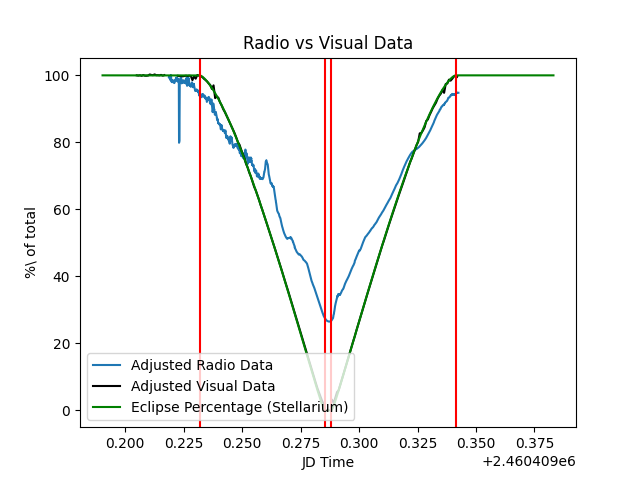

Here is the Python script that generated this plot:
from astropy.io import fits
import matplotlib.pyplot as plt
from astropy.time import Time
from matplotlib import dates
import numpy as np
import pandas as pd
import csv
import scipy.signal
import datetime 
#from sqlalchemy import null

"""Data from the fits file"""
hdu1 = fits.open("../data/20240408-171452_TPI-PROJ01-SUN_02#_01#.fits")
data = hdu1[1].data
t = Time(data['jd'], format='jd')
date = data['jd']
t = t.plot_date
r_pol = data['RIGHT_POL']
#len date 9935

"""code used to find the indexes of the 1-4 contact"""

#These times were found with an online calculator using uca's posted eclipse times
contact1st = 2460409.231829
contact2nd = 2460409.285475
contact3rd = 2460409.288160
contact4th = 2460409.341400

#These times were found just using math and python lists
final = date[-1]
pre1st = contact1st - (final - contact4th)

#these are the indexes of each of the times above in the date[] list
index_pre = 0
index_1st = 0
index_2nd = 0
index_3rd = 0
index_4th = 0
index_final = 0
epsilon = 1e-6 #Tolerance

#"""Finds pre1st contact index"""
for i in range(len(date)):
    if (pre1st - date[i]) < epsilon:
        index_pre = i
        #print("found pre1st index", index_pre)
        break

#"""Finds 1st contact index"""
for i in range(len(date)):
    if (contact1st - date[i]) < epsilon:
        index_1st = i
        #print("found 1st index", index_1st)
        break

#"""Finds 2nd contact index"""
for i in range(len(date)):
    if (contact2nd - date[i]) < epsilon:
        index_2nd = i
        #print("found 2nd index", index_2nd)
        break

#"""Finds 3rd contact index"""
for i in range(len(date)):
    if (contact3rd - date[i]) < epsilon:
        index_3rd = i
        #print("found 3rd index", index_3rd)
        break

#"""Finds 4th contact index"""
for i in range(len(date)):
    if (contact4th - date[i]) < epsilon:
        index_4th = i
        #print("found 4th index", index_4th)
        break

#"""Finds final data index"""
for i in range(len(date)):
    if (final - date[i]) < epsilon:
        index_final = i
        #print("found final index", index_final)
        break

"""Code to calculate line of adjustment"""
#calculates average magnitude of the amount of time before 1st contact that is available post 4th contact
sum = 0
dif = index_1st - index_pre
for i in range(index_pre, index_1st):
    sum = sum + r_pol[i]
pre_average = sum/dif
#print(pre_average)

#calculates average magnitude after 4th contact
sum = 0
dif = index_final - index_4th
for i in range(index_4th, index_final):
    sum = sum + r_pol[i]
post_average = sum/dif
#print(post_average)

#calculates how much the last values in the data need to be adjusted
adj_num = pre_average - post_average

#Creates the linear adjustment function
m = adj_num/(date[-1]- date[index_1st])
adjustment_function = []

#This part sets the part of the function from 0 to 1st contact to 0 as to not effect that first part with the adjustment function.
for i in range(0, index_1st):
    adjustment_function.append(0)

#This part is the adjustment function, which affects the data from 1st contact to the last point of data.
for i in range(index_1st, index_final+1):
    adjustment_function.append(m*(date[i]- date[index_1st]))

"""Making Visual Data counts into percentage"""

def read_lines():
    with open('../data/PixelCount.csv', 'rU') as data:
        reader = csv.reader(data)
        for row in reader:
            yield [ float(i) for i in row ]

#time and count lists
xy = list(read_lines())
count = xy[0][:]
time = xy[1][:]

def read_lines2():
    with open('../Time Test/timeframe test/clockjd.csv', 'rU') as data:
        reader = csv.reader(data)
        for row in reader:
            yield [ float(i) for i in row ]
x = list(read_lines2())
clocktime = x[0][:]

cti1 = 0
cti2 = 0
cti3 = 0
cti4 = 0
error1 = 1
error2 = 1

for i in range(len(count)):
    if(count[i] == 91537):#cuts out the no signal section
        count[i] = None
    if(abs(contact2nd - clocktime[i]) <= error1):
        error1 = abs(clocktime[i] - contact2nd)
        cti1 =i
    if(abs(clocktime[i] - contact3rd) <= error2):
        error2 = abs(clocktime[i] - contact3rd)
        cti2 = i
for i in range(cti1, cti2):
    count[i] = None
for i in range(1):
    count[i] = None


#makes the data out of 100%
sum = 0
for i in range(1,11):
    sum += count[i]
topaverage = sum/10

percentcount = np.array(count)
for i in range(len(count)):
    if(percentcount[i] != None):
        percentcount[i] = (percentcount[i]*100)/topaverage
percentcount = percentcount.tolist()

r_pol_filter = scipy.signal.savgol_filter(r_pol + adjustment_function, 51, 0) #smoothed radio data

rpolerror = 6.372 #found the highest point above 100 and subtracted it from the rest

'''Light Sensor Data'''
# Read the CSV file into a DataFrame
df = pd.read_csv("../data/light_sensor.csv")

time_sensor = df["Run 2: Time (h)"]
illumination_sensor = df["Run 2: Illumination (lux)"]/1080
uvb_sensor = df["Run 2: UVB Intensity (mW/m²)"]/6.3
uva_sensor = df["Run 2: UVA Intensity (mW/m²)"]/108

time_sensor = time_sensor.values.tolist()
illumination_sensor = illumination_sensor.values.tolist()
uvb_sensor = uvb_sensor.values.tolist()
uva_sensor = uva_sensor.values.tolist()
jd_sensor = []

for i in range(len(time_sensor)):
    CST = datetime.datetime.fromisoformat('2024-04-08T'+time_sensor[i])
    ts = datetime.datetime.timestamp(CST)
    UTC = datetime.datetime.fromtimestamp(ts, datetime.timezone.utc)

    pdts = pd.Timestamp(UTC)
    jd = pdts.to_julian_date()
    jd_sensor.append(jd)



# Adding the Stellarium data

stellarium_lightcurve = np.genfromtxt("../Stellarium/stellarium_lightcurve.csv", delimiter=",")



"""Graphs Data"""
#Light Sensor Plots
'''plt.plot(jd_sensor, illumination_sensor, label = "Light Sensor Illumination")#Radio Data
plt.plot(jd_sensor, uvb_sensor, label = "Light Sensor UVB")#Radio Data
plt.plot(jd_sensor, uva_sensor, label = "Light Sensor UVA")#Radio Data
'''
radio_min = 100
for i in range(len(r_pol_filter)):
    if (r_pol_filter[i] - rpolerror) < radio_min:
        radio_min = r_pol_filter[i] - rpolerror

print('Radio Minimum: ', radio_min)
print('Visual Minimum: ', 0)



plt.plot(date, r_pol_filter - rpolerror, label = "Adjusted Radio Data")#Radio Data
plt.plot(clocktime, percentcount, label = "Adjusted Visual Data", color = "black")#Visual Data
plt.plot(stellarium_lightcurve[:,0], 100-stellarium_lightcurve[:,1], label = "Eclipse Percentage (Stellarium)", color = "green")#Stellarium Data
plt.axvline(x = date[index_1st], color = 'r', linestyle = '-') #1st contact
plt.axvline(x = date[index_2nd], color = 'r', linestyle = '-') #2nd contact
plt.axvline(x = date[index_3rd], color = 'r', linestyle = '-') #3rd contact
plt.axvline(x = date[index_4th], color = 'r', linestyle = '-') #4th contact
plt.title("Radio vs Visual Data")
plt.xlabel('JD Time')
plt.ylabel('%\ of total')
plt.legend()
plt.savefig("RadioVisualComparison.png")
plt.show()
